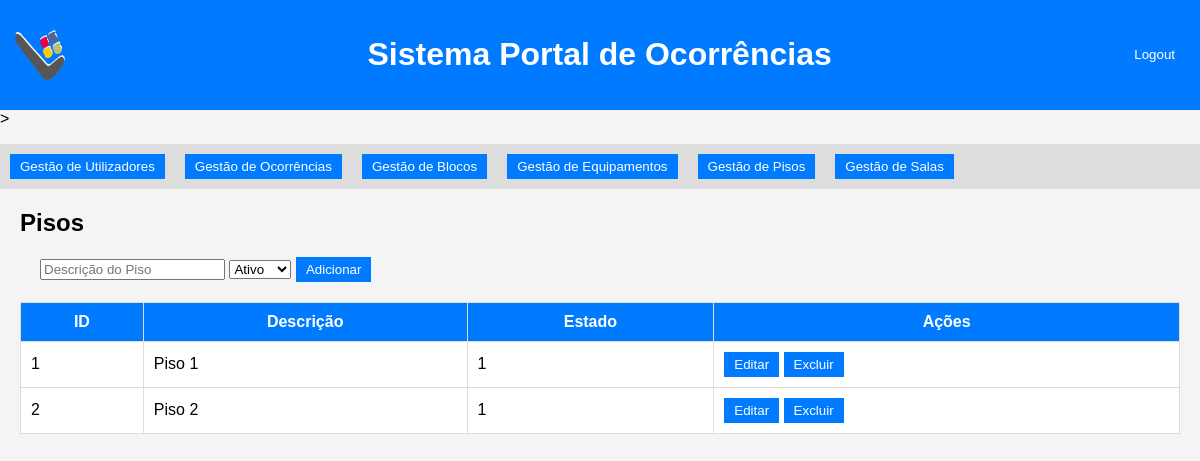
/pisos.php, run on the app's committed database.
### tables this page shows
CREATE TABLE `pisos` (
  `Cod_piso` int(11) NOT NULL,
  `Descricao_piso` varchar(100) NOT NULL,
  `Estado` tinyint(1) NOT NULL);

### pisos.php (the view, shortened to what this page needs)
<?php
include 'config.php';
$result = $conn->query("SELECT * FROM pisos");
?>
<!DOCTYPE html>
<html lang="pt">
<head>
    <link rel="stylesheet" href="style.css">
</head>
<body>
    <header>
        <div class="logo">
            <img src="img/logo.png" alt="Logo">
        </div>
        <h1>Sistema Portal de Ocorrências</h1>
        <button><a style="color: white; text-decoration: none" href="logout.php">Logout</a></button>
    </header>>
    <nav>
        <ul>
            <button><a style="color: white; text-decoration: none" href="sistema_ocorrencias.php">Gestão de Utilizadores</a></button>
            <button><a style="color: white; text-decoration: none" href="ocorrencias.php">Gestão de Ocorrências</a></button>
            <button><a style="color: white; text-decoration: none" href="blocos.php">Gestão de Blocos</a></button>
            <button><a style="color: white; text-decoration: none" href="equipamentos.php">Gestão de Equipamentos</a></button>
            <button><a style="color: white; text-decoration: none" href="pisos.php">Gestão de Pisos</a></button>
            <button><a style="color: white; text-decoration: none" href="salas.php">Gestão de Salas</a></button>
        </ul>
    </nav>
    <section>
    <h2>Pisos</h2>
    <section>
    <form action="pisos.php" method="post">
        <input type="text" name="descricao" placeholder="Descrição do Piso" required>
        <select name="estado">
            <option value="ativo">Ativo</option>
        </select>
        <button type="submit" name="add_piso">Adicionar</button>
    </form>
    </section>
    <table border="1">
        <tr>
            <th>ID</th>
            <th>Descrição</th>
            <th>Estado</th>
            <th>Ações</th>
        </tr>
        <?php while ($row = $result->fetch_assoc()) {
            echo "<tr>
                    <td>{$row['Cod_piso']}</td>
                    <td>{$row['Descricao_piso']}</td>
                    <td>{$row['Estado']}</td>
                    <td>
                        <button><a style='color: white; text-decoration: none'  href='editar_piso.php?id={$row['Cod_piso']}'>Editar</a></button>
                        <button><a style='color: white; text-decoration: none' href='pisos.php?delete={$row['Cod_piso']}' onclick='return confirm(\"Tem certeza?\")'>Excluir</a></button>
                    </td>
                  </tr>";}?>
    </table>
    </section>
</body>
</html>

### style.css (style rules this page uses)
body { font-family: Arial, sans-serif; margin: 0; padding: 0; background-color: #f4f4f4; }
header { background: #007bff; color: white; padding: 15px; display: flex; justify-content: space-between; align-items: center; text-align: center; }
.logo { display: flex; align-items: center; font-size: 24px; font-weight: bold; color: #007BFF; }
.logo img { width: 50px; height: 50px; margin-right: 10px; }
nav ul { list-style: none; background: #ddd; padding: 10px; display: flex; gap: 20px; align-items: center; }
section { margin: 20px; }
table { width: 100%; border-collapse: collapse; background: white; }
th, td { padding: 10px; border: 1px solid #ddd; }
th { background: #007bff; color: white; }
button { background: #007bff; color: white; border: none; padding: 5px 10px; cursor: pointer; }

### data on the page
pisos: Cod_piso "1", Descricao_piso "Piso 1", Estado "1"
pisos: Cod_piso "2", Descricao_piso "Piso 2", Estado "1"
